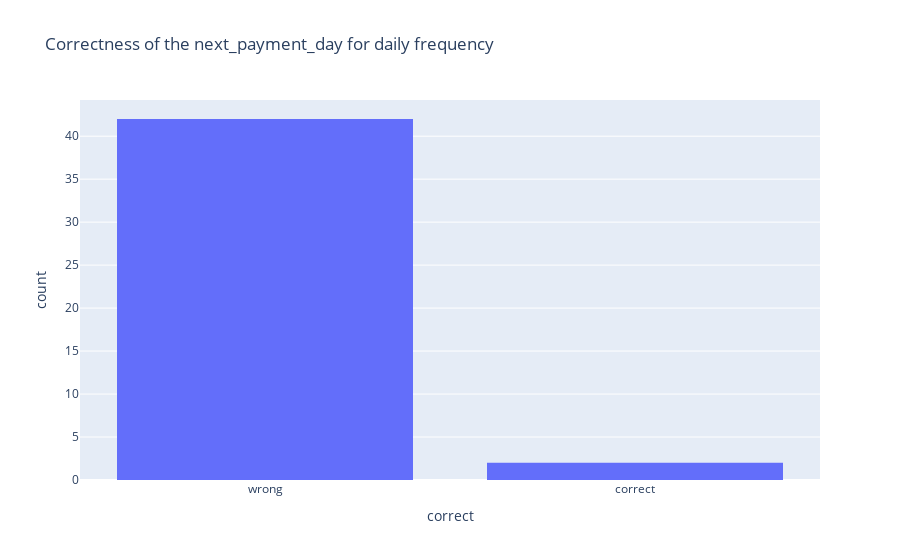
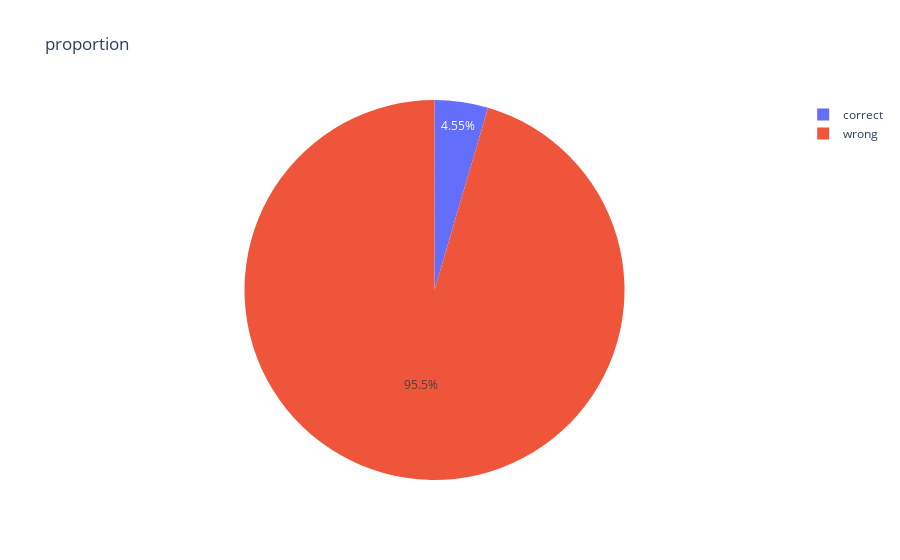

Notebook code for these charts, in order:
### Markdown cell above
#### Daily allowancces

### Code cell
## daily discrepancies


def next_payment_day_daily_frequency(day, event_timestamp):
    return spark_f.day(spark_f.date_add(spark_f.lit(CURRENT_DAY), 1))


backend_table_daily_truth = build_backend_truth_table("daily", next_payment_day_daily_frequency)

pd_comparisson_backend = backend_table_daily_truth.toPandas()
histogram(pd_comparisson_backend, "correct", "Correctness of the next_payment_day for daily frequency")
pie_chart(pd_comparisson_backend, "correct", "proportion", category_orders={"correct": ["correct", "wrong"]})

### Figure 1 — Plotly figure (JSON) as saved in the notebook; plotly's stock layout.template omitted (floating-point values rounded to 4 significant figures)
{"data": [{"alignmentgroup": "True", "bingroup": "x", "hovertemplate": "correct=%{x}<br>count=%{y}<extra></extra>", "legendgroup": "", "marker": {"color": "#636efa", "pattern": {"shape": ""}}, "name": "", "offsetgroup": "", "orientation": "v", "showlegend": false, "type": "histogram", "x": ["wrong", "wrong", "correct", "wrong", "wrong", "wrong", "wrong", "wrong", "wrong", "wrong", "correct", "wrong", "wrong", "wrong", "wrong", "wrong", "wrong", "wrong", "wrong", "wrong", "wrong", "wrong", "wrong", "wrong", "wrong", "wrong", "wrong", "wrong", "wrong", "wrong", "wrong", "wrong", "wrong", "wrong", "wrong", "wrong", "wrong", "wrong", "wrong", "wrong", "wrong", "wrong", "wrong", "wrong"], "xaxis": "x", "yaxis": "y"}], "layout": {"barmode": "relative", "legend": {"tracegroupgap": 0}, "title": {"text": "Correctness of the next_payment_day for daily frequency"}, "xaxis": {"anchor": "y", "domain": [0, 1], "title": {"text": "correct"}}, "yaxis": {"anchor": "x", "domain": [0, 1], "title": {"text": "count"}}}}

### Figure 2 — Plotly figure (JSON) as saved in the notebook; plotly's stock layout.template omitted (floating-point values rounded to 4 significant figures)
{"data": [{"direction": "clockwise", "domain": {"x": [0, 1], "y": [0, 1]}, "hovertemplate": "correct=%{label}<br>count=%{value}<extra></extra>", "labels": ["correct", "wrong"], "legendgroup": "", "name": "", "showlegend": true, "sort": false, "type": "pie", "values": [2, 42]}], "layout": {"legend": {"tracegroupgap": 0}, "title": {"text": "proportion"}}}
